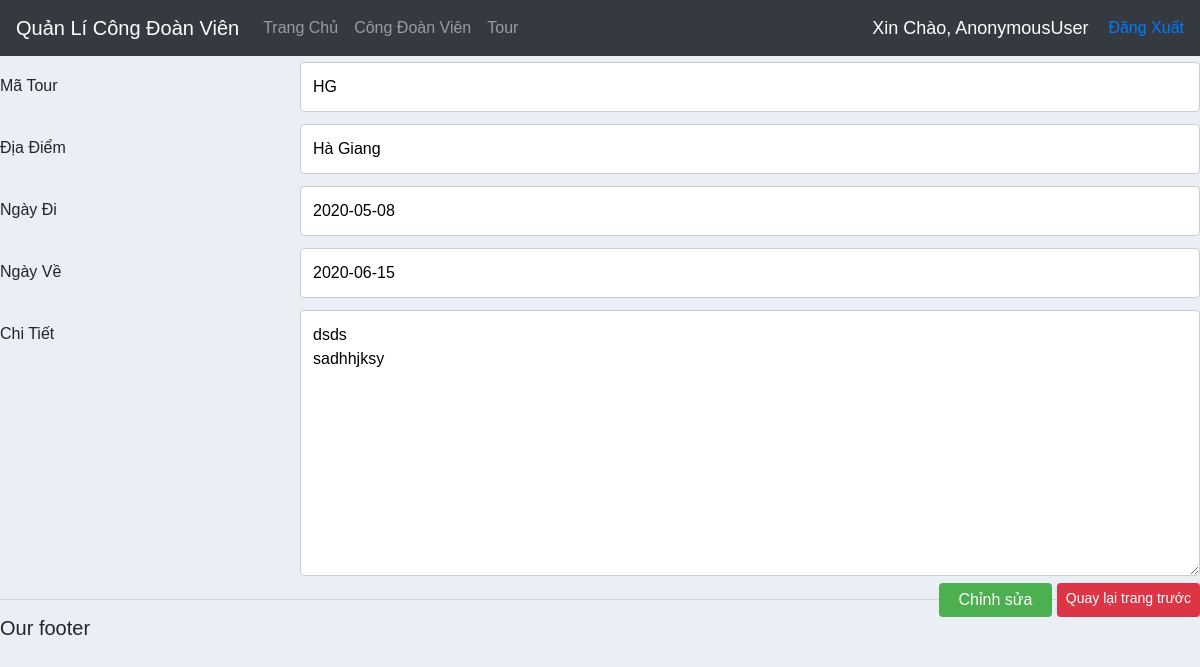
/update_tour/2, run on the app's committed database.
### QuanLi/models.py (models this page shows, shortened)
class Tour(models.Model):
    MaTour = models.CharField(max_length=5, blank=True)
    DiaDiem = models.CharField(max_length=1000)
    NgayDi = models.DateField()
    NgayVe = models.DateField()
    ChiTiet = models.TextField(null=True)

### QuanLi/views.py (the view)
# urls.py: path('update_tour/<int:id>', views.update_Tour, name='update_tour'),
def update_Tour(request, id=None):
    instance = get_object_or_404(Tour, id=id)
    form = Tour_Post(request.POST or None, instance=instance)
    if request.method == 'POST' and form.is_valid():
        form.save()
        instance.save()
        return render(request, 'QuanLi/save_Tour.html')
    context = {
        "instance": instance,
        "form": form
    }
    return render(request, 'QuanLi/update_Tour.html', context)

### QuanLi/forms.py
class Tour_Post(forms.ModelForm):
    class Meta:
        model = Tour
        fields = '__all__'

### QuanLi/templates/QuanLi/update_Tour.html (shortened to what this page needs)
{% extends 'QuanLi/main.html' %}
{% block content %}
{% load static %}
<form action="{% url 'update_tour' instance.id %}" method="post" enctype="multipart/form-data">
    <div class="row">
        <div class="col-25">
            <label for="fname">Mã Tour</label>
        </div>
        <div class="col-75">
            {{ form.MaTour }}
        </div>
    </div>
    <div class="row">
        <div class="col-25">
             <label for="lname">Địa Điểm</label>
        </div>
        <div class="col-75">
            {{ form.DiaDiem }}
        </div>
    </div>
     <div class="row">
        <div class="col-25">
             <label for="lname">Ngày Đi</label>
        </div>
        <div class="col-75">
            {{ form.NgayDi }}
        </div>
    </div>
     <div class="row">
        <div class="col-25">
             <label for="lname">Ngày Về</label>
        </div>
        <div class="col-75">
            {{ form.NgayVe }}
        </div>
    </div>
     <div class="row">
        <div class="col-25">
             <label for="lname">Chi Tiết</label>
        </div>
        <div class="col-75">
            {{ form.ChiTiet }}
        </div>
    </div>
    <div class="row" style="float: right">
        <input type="submit" value="Chỉnh sửa"> &nbsp;
        <a class="btn btn-sm btn-danger" href="{% url 'tour' %}">Quay lại trang trước</a>
    </div>
</form>
{% endblock %}

### QuanLi/static/css/main.css (style rules this page uses)
body { background-color: #ebeff5; }

### QuanLi/static/css/table.css (style rules this page uses)
* { box-sizing: border-box; }
body { margin: 0; font-family: Arial, Helvetica, sans-serif; }
a { text-decoration: none; }
input[type=text], select, textarea { width: 100%; padding: 12px; border: 1px solid #ccc; border-radius: 4px; resize: vertical; }
label { padding: 12px 12px 12px 0; display: inline-block; }
input[type=submit] { background-color: #4CAF50; color: white; padding: 5px 20px; border: none; border-radius: 4px; cursor: pointer; float: right; }
.col-25 { float: left; width: 25%; margin-top: 6px; }
.col-75 { float: left; width: 75%; margin-top: 6px; }
.row:after { content: ""; display: table; clear: both; }

### data on the page
Tour: MaTour "HG", DiaDiem "Hà Giang", NgayDi "2020-05-08", NgayVe "2020-06-15", ChiTiet "dsds sadhhjksy"

### other printed values
{{ request.user }} "AnonymousUser"
